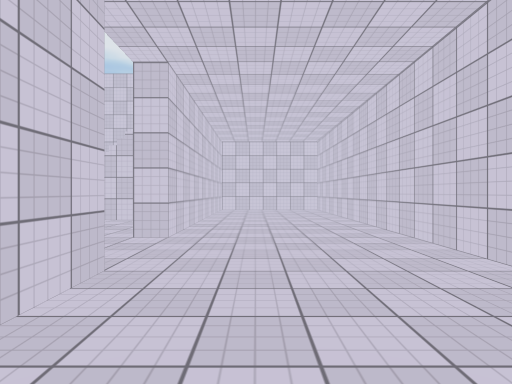
View 1 (above)

16 first-person views from a walk through a Unity game level. The camera is 1.3 m above the floor, looks level and sees 75° across. The floor is counted in squares, 2 m on a side. Each view is taken from the middle of a square. On the plan, view 1 faces up. The plan holds only what a view shows up to about 10 squares ahead; the rest is blank. The place goes on beyond the plan. The player character is not drawn. Some animated figures are not drawn. Surface patterns are stand-ins for the level's own textures.

View 2
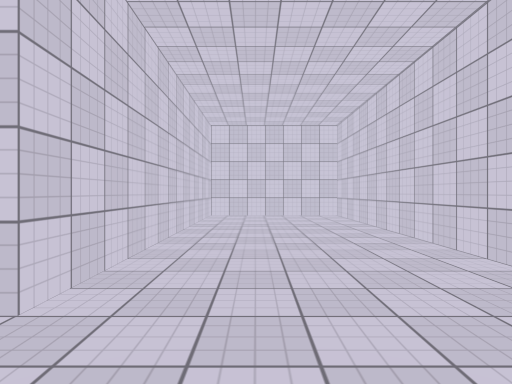

View 3
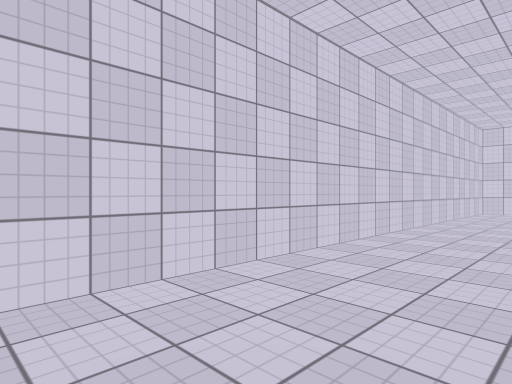

View 4
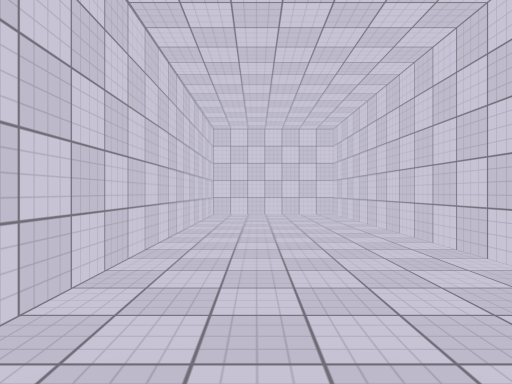

View 5
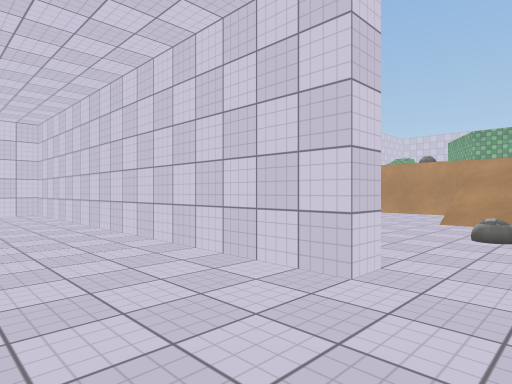

View 6
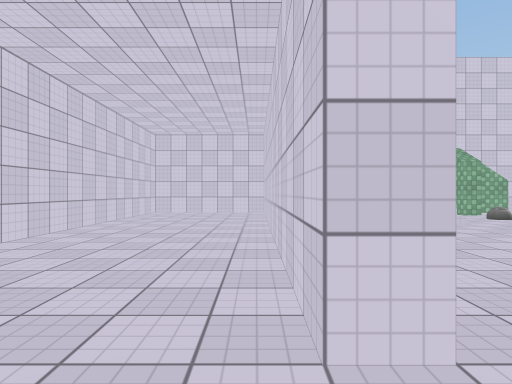

View 7
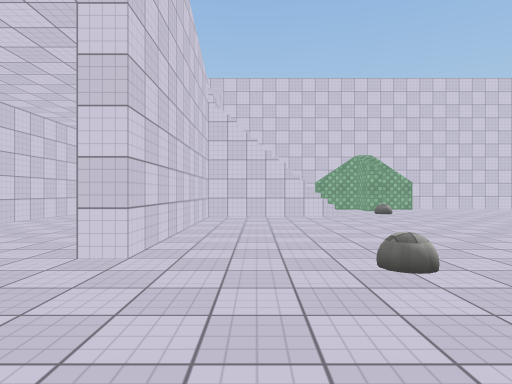

View 8
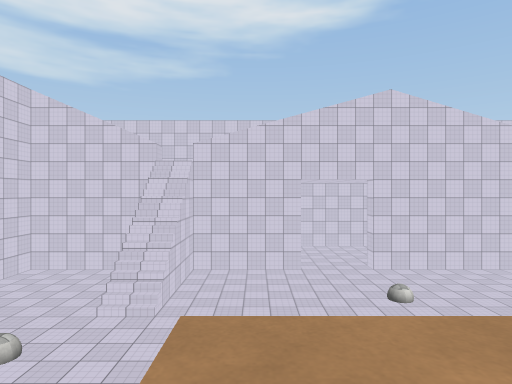

View 9
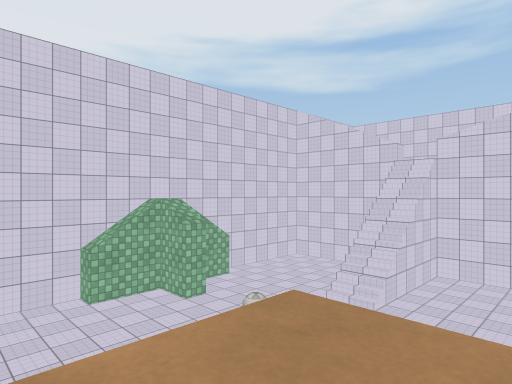

View 10
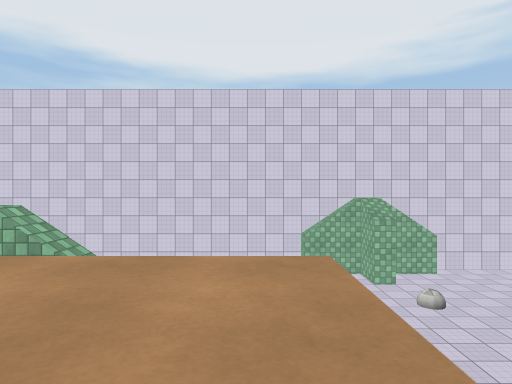

View 11
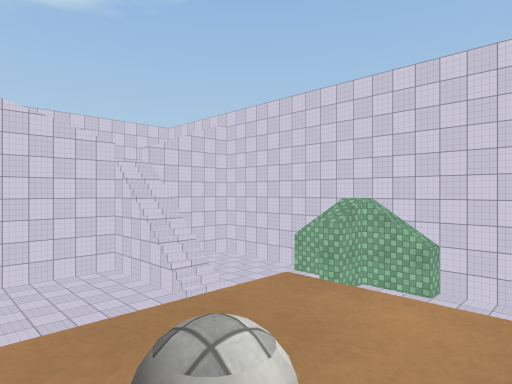

View 12
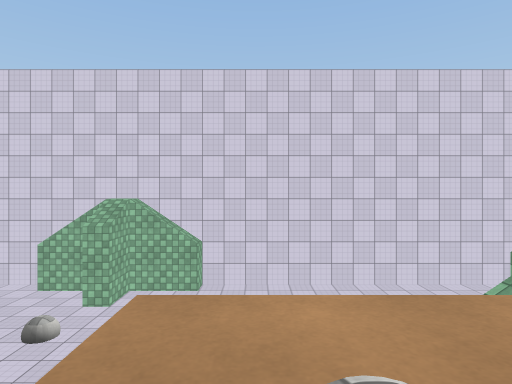

View 13
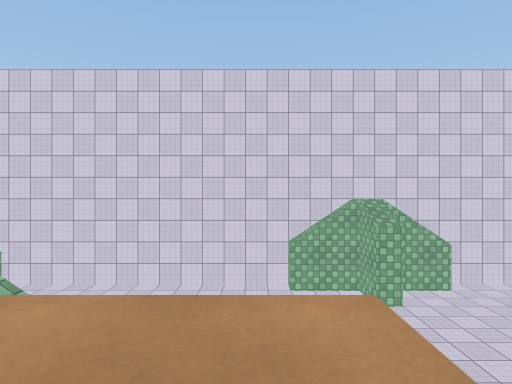

View 14
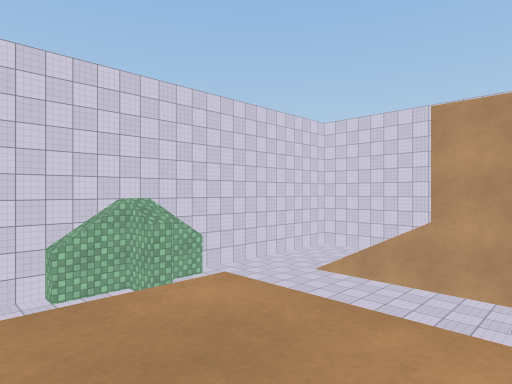

View 15
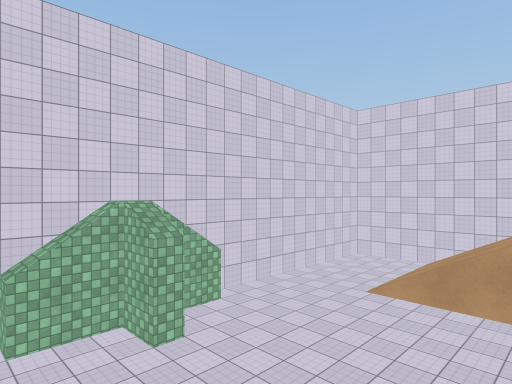

View 16
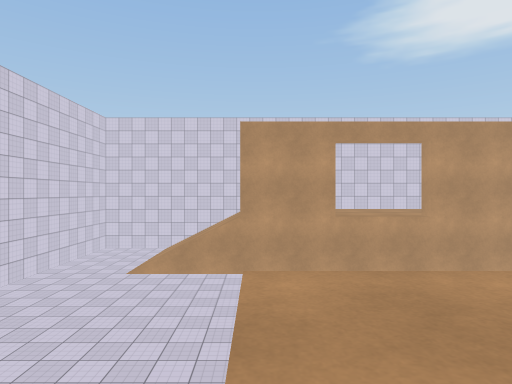

### Floor plan
Key: @ floor where view 1 was taken; # wall or solid block; . main floor; : floor 3 m higher than the main floor; / step, stairs or slope; = window, fence, low wall or low ledge; O other object.
Columns run from 27 left of view 1 to 3 right of it. Each row starts with its distance up from view 1.
 13             ######## ##########
 12                  ..###....#...#
 11                  ...#.....#...#
 10                  .........#...#
  9                    .O.....#...#
  8                    .../////...#
  7               =    .......#...#
  6     #         ::::.   ....#...#
  5     #          :::.   ....#...#
  4     #            :.   ........#
  3    ::            :///..O......#
  2    ::             ///.....#...#
  1     #     .::   ::........#...#
  0     #..   .::   :O........#@..#
 -1     #......///  //........#...#
 -2 #////.....        ........#...#
 -3 #////.....       ...../////...#
 -4 #////.....       ...O...  #...#
 -5  ..........        .....  #...#
 -6   .......#..........#...  #...#
 -7    #####################  #####

Where each view was taken, in squares from view 1:
view 1: 0 up, 0 right, facing up
view 2: 3 up, 0 right, facing up
view 3: 5 up, 0 right, facing down-right
view 4: 3 up, 1 right, facing down
view 5: 4 up, 1 right, facing down-left
view 6: 4 up, 1 left, facing down
view 7: 6 up, 3 left, facing down
view 8: 6 up, 11 left, facing right
view 9: 5 up, 11 left, facing up-right
view 10: 3 up, 10 left, facing up
view 11: 1 up, 11 left, facing down-right
view 12: 1 up, 10 left, facing down
view 13: 1 up, 16 left, facing down
view 14: 1 up, 15 left, facing down-left
view 15: 1 down, 16 left, facing down-left
view 16: 1 down, 14 left, facing left
